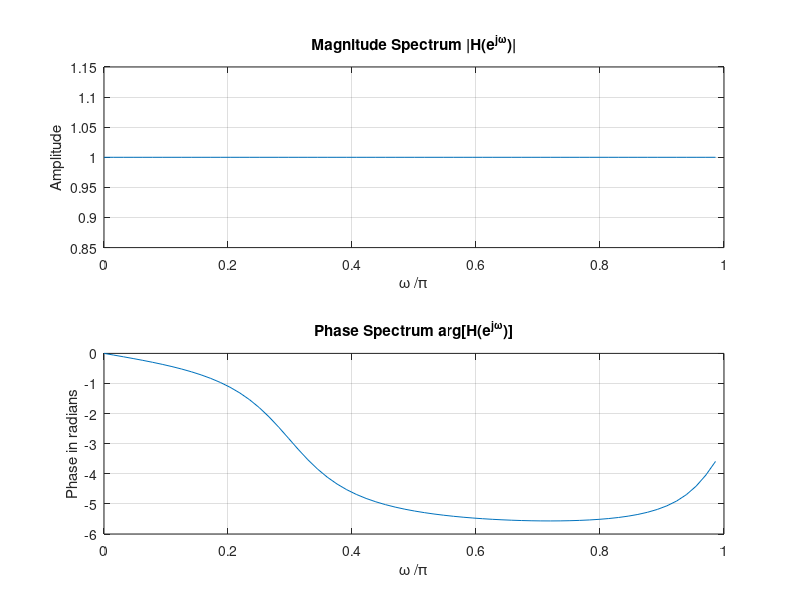

Write MATLAB code to recreate this figure.
% Program Q3.3
% Evaluation of the DTFT 
clf;
% Compute the frequency samples of the DTFT
w = 0:8*pi/511:pi;
num = [0.7 -0.5 0.3 1];
den = [1 0.3 -0.5 0.7];
h = freqz(num, den, w);
% Plot the DTFT
subplot(2,1,1)
plot(w/pi,real(h));grid
title('Real part of H(e^{j\omega})')
xlabel('\omega /\pi');
ylabel('Amplitude');
subplot(2,1,2)
plot(w/pi,imag(h));grid
title('Imaginary part of H(e^{j\omega})')
xlabel('\omega /\pi');
ylabel('Amplitude');
pause
subplot(2,1,1)
plot(w/pi,abs(h));grid
title('Magnitude Spectrum |H(e^{j\omega})|')
xlabel('\omega /\pi');
ylabel('Amplitude');
subplot(2,1,2)
plot(w/pi,unwrap(angle(h)));grid
title('Phase Spectrum arg[H(e^{j\omega})]')
xlabel('\omega /\pi');
ylabel('Phase in radians');
